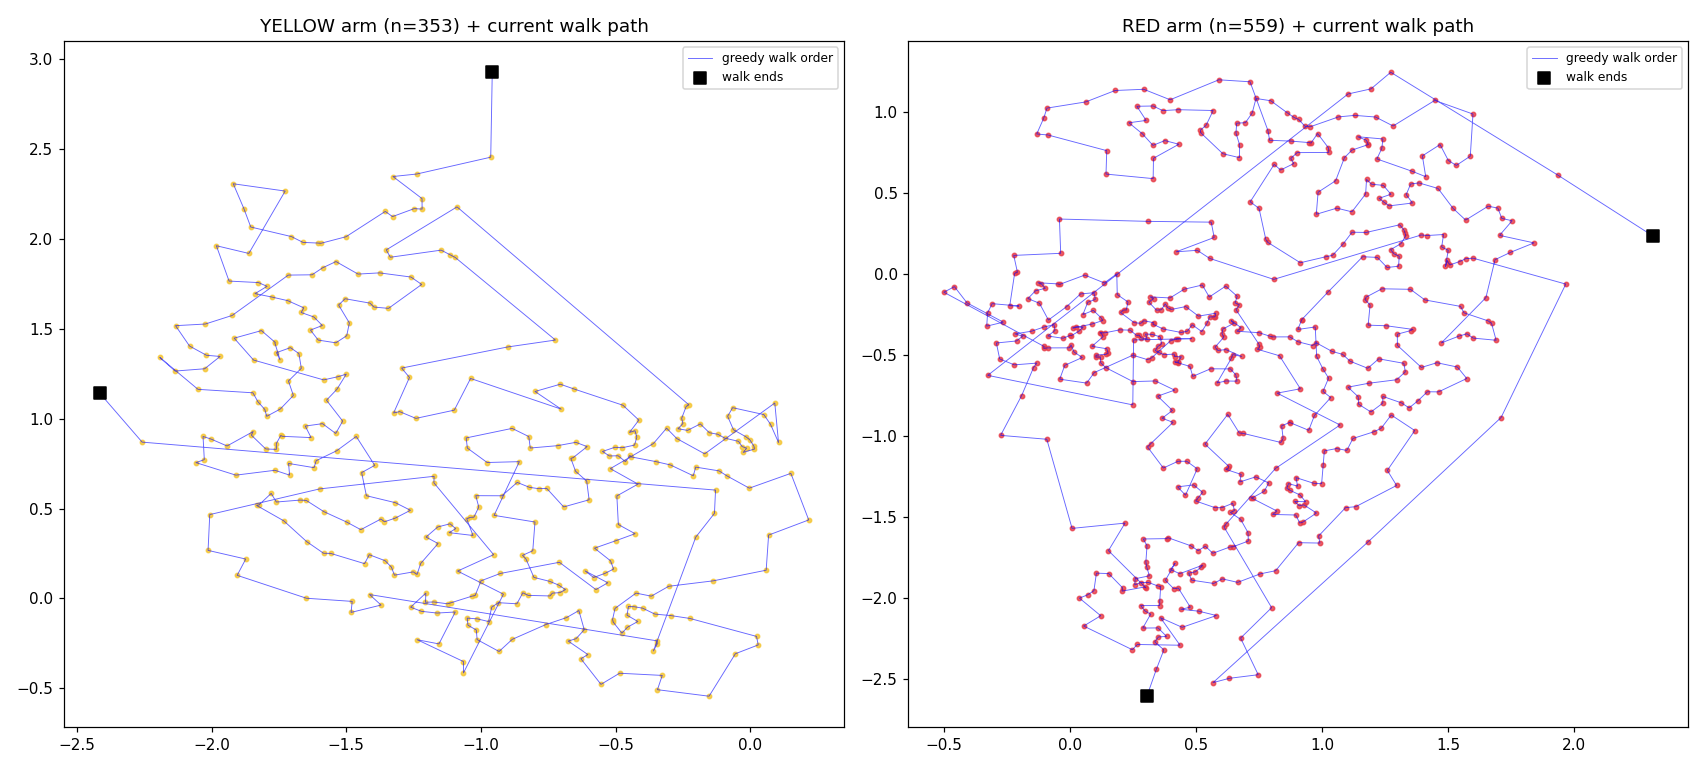

Python code for this plot:
"""diagnostic: show each arm's point cloud alone + the current greedy-walk path order"""
import numpy as np, pandas as pd
import matplotlib
matplotlib.use('Agg')
import matplotlib.pyplot as plt
from sklearn.decomposition import PCA
from sklearn.cluster import SpectralClustering

df = pd.read_csv('public_data/train.csv')
d19 = df[df.dataset_id == 'ds19']
Xraw = d19[[c for c in d19.columns if c.startswith('x')]].values.astype(float)
mask = ~np.all(np.isnan(Xraw), axis=0)
cols = [c for c, m in zip([c for c in d19.columns if c.startswith('x')], mask) if m]
X = Xraw[:, mask].copy()
ni = np.where(np.isnan(X))
if len(ni[0]): X[ni] = np.take(np.nanmean(X, axis=0), ni[1])
mu = X.mean(axis=0); sd = X.std(axis=0)
Xs = (X - mu) / sd
ix6, ix7 = cols.index('x6'), cols.index('x7')

Z4 = PCA(4, random_state=42).fit_transform(Xs)
lab = SpectralClustering(2, affinity='nearest_neighbors', n_neighbors=20,
                         assign_labels='kmeans', random_state=42).fit_predict(Z4)
m0, m1 = lab == 0, lab == 1
if Xs[m0][:, ix6].mean() < Xs[m1][:, ix6].mean():
    yellow, red = m0, m1
else:
    yellow, red = m1, m0

def arc_order(P):
    cen = P.mean(axis=0)
    d = ((P - cen)**2).sum(axis=1)
    start = int(d.argmax())
    unvisited = set(range(len(P))); order = [start]; unvisited.remove(start); cur = start
    while unvisited:
        dd = np.array([((P[i]-P[cur])**2).sum() for i in unvisited])
        nxt = list(unvisited)[int(dd.argmin())]
        order.append(nxt); unvisited.remove(nxt); cur = nxt
    return np.array(order)

fig, axes = plt.subplots(1, 2, figsize=(15.5, 7))
for ax, (name, m, col) in zip(axes, (('YELLOW', yellow, '#f4c430'), ('RED', red, '#e63946'))):
    P = Xs[m][:, [ix6, ix7]]
    ax.scatter(P[:, 0], P[:, 1], s=8, c=col, alpha=.8)
    order = arc_order(P)
    ax.plot(P[order, 0], P[order, 1], 'b-', lw=.6, alpha=.6, label='greedy walk order')
    # mark the two ends of the walk
    ax.scatter([P[order[0],0], P[order[-1],0]], [P[order[0],1], P[order[-1],1]],
               c='black', s=60, zorder=5, marker='s', label='walk ends')
    ax.set_title(f'{name} arm (n={len(P)}) + current walk path')
    ax.legend(fontsize=8)
plt.tight_layout()
plt.savefig('scratch/ds19_arms_shapes.png', dpi=110)
print('saved scratch/ds19_arms_shapes.png')
